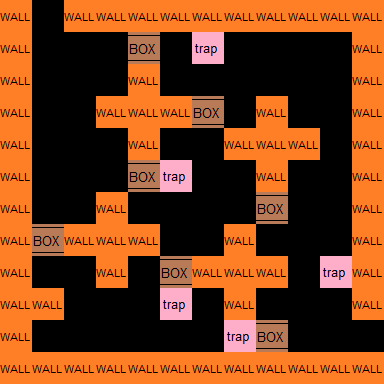

A level layout from a 2D game, rendered from its tile map. Below: a short description, then the map file with tile-grid data replaced by summaries:
An orthogonal 12x12 tile map with 32x32 px tiles, 2 tile layers (Calque de Tile 1, meta), 2 tilesets.

<map version="1.0" orientation="orthogonal" width="12" height="12" tilewidth="32" tileheight="32">
 <tileset firstgid="1" name="min" tilewidth="32" tileheight="32">
  <image source="../tilesets/walls.png" width="256" height="192" />
 </tileset>
 <tileset firstgid="49" name="meta" tilewidth="32" tileheight="32">
  <image source="../tilesets/metaset2.png" width="128" height="96" />
 </tileset>
 <layer name="Calque de Tile 1" width="12" height="12">
  <data>[144 cells, 144 non-empty, 1 distinct tile ids]</data>
 </layer>
 <layer name="meta" width="12" height="12">
  <data>[144 cells, 75 non-empty, 3 distinct tile ids]</data>
 </layer>
</map>
